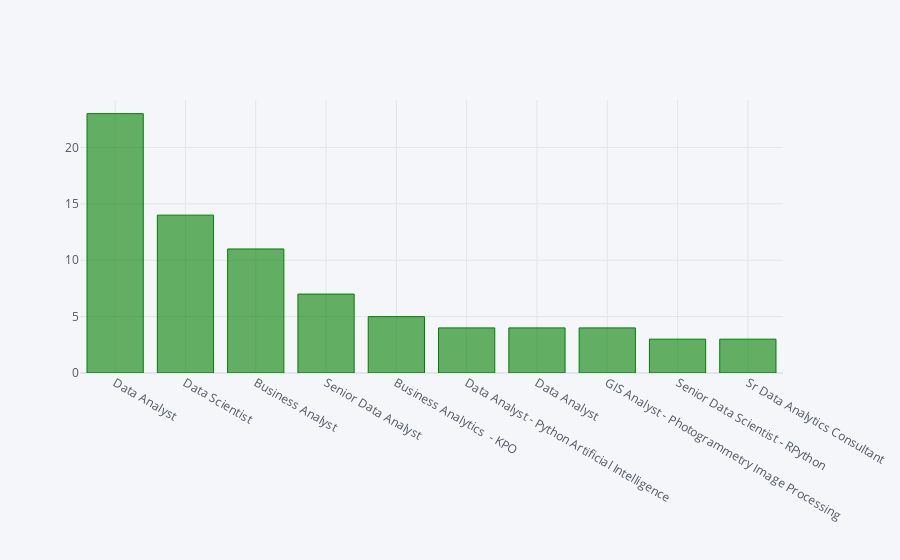

Notebook code cell kept with this figure:
### Markdown cell above
To summarize above graph in short, There are around 361 jobs are Work from office, 32 jobs are Hybrid,13 jobs are Temp.WFH
remaining jobs are Permanaent Remote.

### Code cell
df['Job Role'].value_counts()[0:10].iplot(kind='bar',colors='green')

### Figure 1 — Plotly figure (JSON) as saved in the notebook; plotly's stock layout.template omitted (floating-point values rounded to 4 significant figures)
{"data": [{"marker": {"color": "rgba(0, 128, 0, 0.6)", "line": {"color": "rgba(0, 128, 0, 1.0)", "width": 1}}, "name": "Job Role", "orientation": "v", "text": "", "type": "bar", "x": ["Data Analyst", "Data Scientist", "Business Analyst", "Senior Data Analyst", "Business Analytics  - KPO", "Data Analyst - Python Artificial Intelligence", "Data Analyst ", "GIS Analyst - Photogrammetry Image Processing", "Senior Data Scientist - RPython", "Sr Data Analytics Consultant"], "y": [23, 14, 11, 7, 5, 4, 4, 4, 3, 3]}], "layout": {"autosize": true, "legend": {"bgcolor": "#F5F6F9", "font": {"color": "#4D5663"}}, "paper_bgcolor": "#F5F6F9", "plot_bgcolor": "#F5F6F9", "title": {"font": {"color": "#4D5663"}}, "xaxis": {"autorange": true, "gridcolor": "#E1E5ED", "range": [-0.5, 9.5], "showgrid": true, "tickfont": {"color": "#4D5663"}, "title": {"font": {"color": "#4D5663"}, "text": ""}, "type": "category", "zerolinecolor": "#E1E5ED"}, "yaxis": {"autorange": true, "gridcolor": "#E1E5ED", "range": [0, 24.21], "showgrid": true, "tickfont": {"color": "#4D5663"}, "title": {"font": {"color": "#4D5663"}, "text": ""}, "type": "linear", "zerolinecolor": "#E1E5ED"}}}
